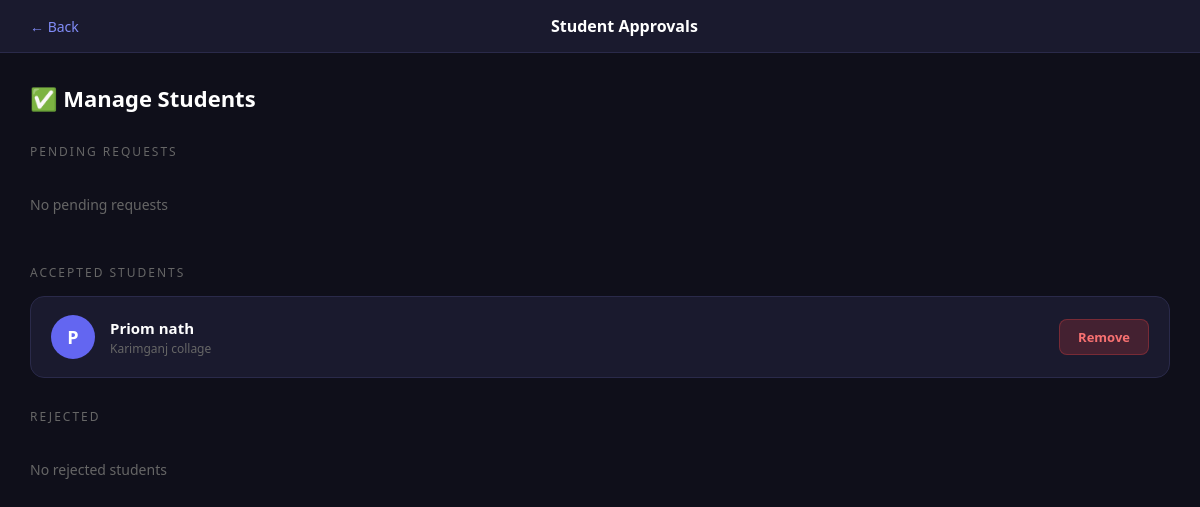
The page /teacher/approvals (signed in) on the database its author committed.
### tables this page shows
CREATE TABLE students (
    id INTEGER PRIMARY KEY,
    name TEXT,
    email TEXT UNIQUE,
    password TEXT,
    college TEXT,
    photo TEXT
);

### app.py (the view)
@app.route('/teacher/approvals')
def teacher_approvals():
    if 'teacher_id' not in session:
        return redirect('/teacher/login')
    conn = sqlite3.connect(DB)
    c = conn.cursor()
    c.execute("""SELECT s.id, s.name, s.college FROM requests r
                 JOIN students s ON r.student_id = s.id
                 WHERE r.teacher_id=? AND r.status='pending'""", (session['teacher_id'],))
    pending = c.fetchall()
    c.execute("""SELECT s.id, s.name, s.college FROM requests r
                 JOIN students s ON r.student_id = s.id
                 WHERE r.teacher_id=? AND r.status='accepted'""", (session['teacher_id'],))
    accepted = c.fetchall()
    c.execute("""SELECT s.id, s.name, s.college FROM requests r
                 JOIN students s ON r.student_id = s.id
                 WHERE r.teacher_id=? AND r.status='rejected'""", (session['teacher_id'],))
    rejected = c.fetchall()
    conn.close()
    return render_template('teacher_approvals.html',
        pending=pending, accepted=accepted, rejected=rejected)

### templates/teacher_approvals.html (shortened to what this page needs)
<!DOCTYPE html>
<html>
<head>
</head>
<body>
    <div class="navbar">
        <a href="/teacher/dashboard">← Back</a>
        <div class="title">Student Approvals</div>
    </div>
    <div class="main">
        <h2>✅ Manage Students</h2>
        <div class="section-title">PENDING REQUESTS</div>
        {% if pending %}
            {% for s in pending %}
            <div class="student-card">
                <div class="student-info">
                    <div class="avatar">{{ s[1][0] }}</div>
                    <div>
                        <div class="name">{{ s[1] }}</div>
                        <div class="college">{{ s[2] }}</div>
                    </div>
                </div>
                <div class="actions">
                    <a href="/teacher/approve/{{ s[0] }}" class="btn btn-accept">✓ Accept</a>
                    <a href="/teacher/reject/{{ s[0] }}" class="btn btn-reject">✗ Reject</a>
                </div>
            </div>
            {% endfor %}
        {% else %}
            <div class="empty">No pending requests</div>
        {% endif %}
        <div class="section-title">ACCEPTED STUDENTS</div>
        {% if accepted %}
            {% for s in accepted %}
            <div class="student-card">
                <div class="student-info">
                    <div class="avatar">{{ s[1][0] }}</div>
                    <div>
                        <div class="name">{{ s[1] }}</div>
                        <div class="college">{{ s[2] }}</div>
                    </div>
                </div>
                <a href="/teacher/remove/{{ s[0] }}" class="btn btn-remove">Remove</a>
            </div>
            {% endfor %}
        {% else %}
            <div class="empty">No accepted students yet</div>
        {% endif %}
        <div class="section-title">REJECTED</div>
        {% if rejected %}
            {% for s in rejected %}
            <div class="student-card">
                <div class="student-info">
                    <div class="avatar">{{ s[1][0] }}</div>
                    <div>
                        <div class="name">{{ s[1] }}</div>
                        <div class="college">{{ s[2] }}</div>
                    </div>
                </div>
                <div class="actions">
                    <span class="badge-rejected">REJECTED</span>
                    <a href="/teacher/approve/{{ s[0] }}" class="btn btn-add">+ Add Back</a>
                </div>
            </div>
            {% endfor %}
        {% else %}
            <div class="empty">No rejected students</div>
        {% endif %}
    </div>
</body>
</html>

### templates/teacher_approvals.html (style rules this page uses)
* { margin: 0; padding: 0; box-sizing: border-box; }
body { font-family: 'Segoe UI', sans-serif; background: #0f0f1a; color: white; min-height: 100vh; }
.navbar { background: #1a1a2e; border-bottom: 1px solid #2a2a4a; padding: 15px 30px; display: flex; align-items: center; justify-content: space-between; }
.navbar a { color: #818cf8; text-decoration: none; font-size: 14px; }
.navbar .title { font-weight: 700; font-size: 16px; }
.main { padding: 30px; }
h2 { margin-bottom: 25px; font-size: 22px; }
.section-title { color: #666; font-size: 12px; letter-spacing: 2px; margin-bottom: 15px; margin-top: 30px; }
.student-card { background: #1a1a2e; border: 1px solid #2a2a4a; border-radius: 14px; padding: 18px 20px; display: flex; align-items: center; justify-content: space-between; margin-bottom: 12px; }
.student-info { display: flex; align-items: center; gap: 15px; }
.avatar { width: 44px; height: 44px; background: #6366f1; border-radius: 50%; display: flex; align-items: center; justify-content: center; font-size: 18px; font-weight: 700; flex-shrink: 0; }
.name { font-weight: 600; font-size: 15px; }
.college { font-size: 12px; color: #666; margin-top: 2px; }
.btn { padding: 8px 18px; border: none; border-radius: 8px; font-size: 13px; cursor: pointer; font-weight: 600; text-decoration: none; }
.btn-remove { background: rgba(239,68,68,0.2); color: #f87171; border: 1px solid rgba(239,68,68,0.3); }
.empty { color: #666; font-size: 14px; padding: 20px 0; }

### rows shown on the page
students: name "P", name "Priom nath", college "Karimganj collage"
